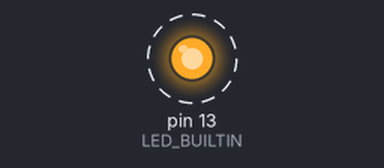
The sketch below on a simulated Arduino Uno, built with avr-gcc and run on an emulated ATmega328P. Shown: output pins drawn as LEDs (lit = HIGH). Dashed ring = blinking.

Above: at 0.5 s.
Timing chart, 0 to 4.6 s (numbered marks = the images above):
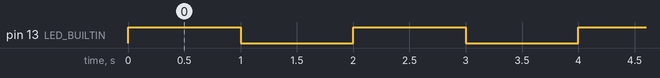

The sketch:

blink_millis.ino
```cpp
unsigned long prevtime=0,actualtime;
int led_how_is=1;

void setup(){
  pinMode(LED_BUILTIN, OUTPUT);
  digitalWrite(LED_BUILTIN,HIGH);
}

void loop(){
  actualtime=millis();
  if (actualtime-prevtime>=1000){
    led_how_is = 1 - led_how_is;
    digitalWrite(LED_BUILTIN,led_how_is);
    prevtime=actualtime;
  }
}
```

Measured:
- by itself, pin 13 (LED_BUILTIN): alternates HIGH for 1.0 s and LOW for 1.0 s
